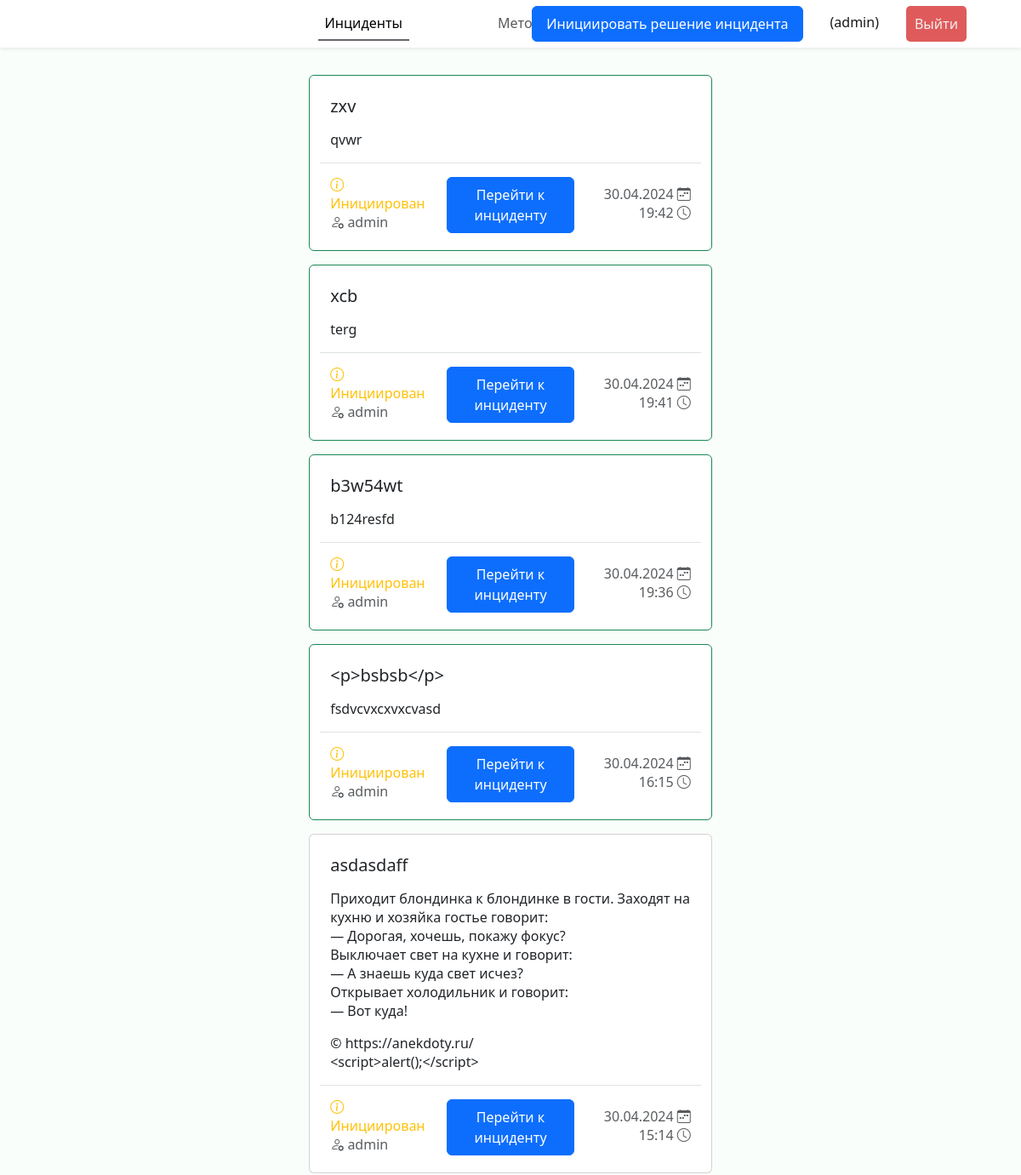
Page /incidents (signed in, upper part) on the earlier database version.
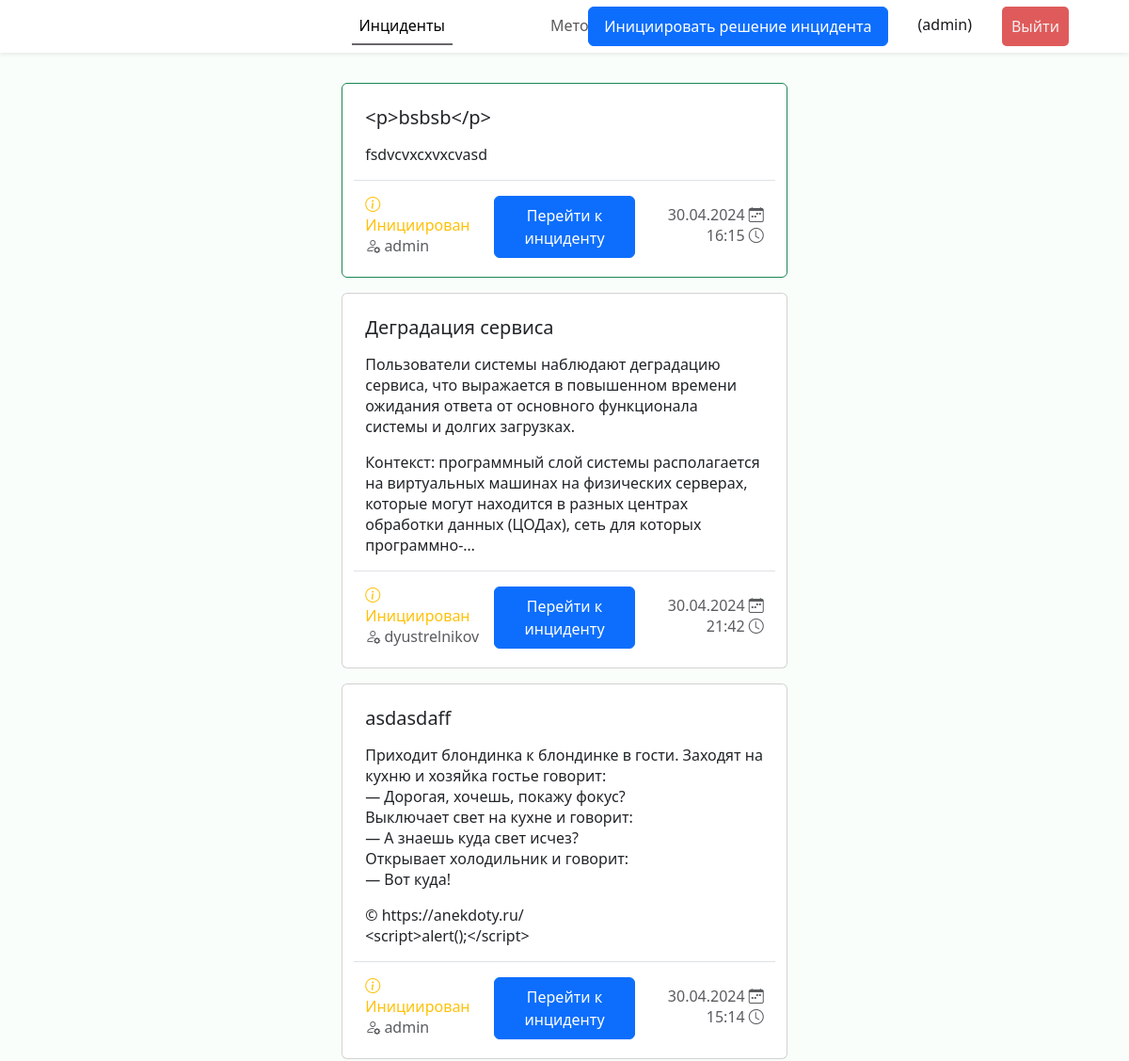
Same page on the later database version.
### incidents/models.py (models this page shows, shortened)
class Incident(models.Model):
    name = models.CharField("Название", max_length=100)
    description = models.TextField("Описание")
    created_at = models.DateTimeField("Создан")
    results = models.JSONField("Результаты", null=True, blank=True)
    creator = models.ForeignKey(Expert, verbose_name="Инициатор", on_delete=models.CASCADE,
                                related_name="authored_incidents")
    status = models.ForeignKey(Status, verbose_name="Статус", on_delete=models.CASCADE)
    criteries = models.ManyToManyField(Criteria, through="IncidentCriteria")
    experts = models.ManyToManyField(Expert, through="IncidentExpert")
    class Meta:
        verbose_name = "Инцидент"
        verbose_name_plural = "Инциденты"

class Status(models.Model):
    name = models.CharField("Наименование", max_length=100)
    def __str__(self) -> str:
        return self.name
    class Meta:
        verbose_name = "Статус"
        verbose_name_plural = "Статусы"

class Expert(models.Model):
    user = models.OneToOneField(User, verbose_name="Пользователь", on_delete=models.CASCADE)
    class Meta:
        verbose_name = "Эксперт"
        verbose_name_plural = "Эксперты"

### incidents/views.py (the view)
# urls.py: path("incidents", views.incidents_list, name="incidents"),
@login_required(login_url='login')
def incidents_list(request) -> HttpResponse:
    incidents = Incident.objects.all().annotate(
        is_expert=Count(Case(When(experts__user=request.user, then=1)))
    ).order_by('-is_expert', 'status', '-created_at')
    return render(request, "incidents/incidents.html", {"incidents": incidents})

### incidents/templates/incidents/incidents.html (shortened to what this page needs)
{% extends 'incidents/base.html' %}
{% load static %}
{% block links %}
<link rel="stylesheet" href="{% static 'incidents/css/style.css' %}">
{% endblock %}
{% block header %}
<header class="header fixed-top shadow-sm d-flex">
    <nav class="navbar navbar-expand-lg w-100">
        <div class="collapse navbar-collapse justify-content-center" id="navbarNav">
        <ul class="navbar-nav ">
            <li class="nav-item px-5"><a class="nav-link active" href="{% url 'incidents' %}">Инциденты</a></li>
            <li class="nav-item px-5"><a class="nav-link" href="{% url 'methods' %}">Методы</a></li>
            <li class="nav-item px-5"><a class="nav-link" href="{% url 'examples' %}">Примеры</a></li>
        </ul>
        </div>
        <ul class="navbar-nav position-fixed end-0 me-5 align-items-center">
            <li class="nav-item px-3">
                <a href="{% url 'incident_create' %}" class="btn-create btn btn-primary p-3 py-2">Инициировать решение инцидента</a>
            </li>
            <li class="nav-item px-3 text-end mb-1">
                <div class="username">({{ request.user.get_username }})</div>
            </li>
            <li class="nav-item px-3">
                <form action="{% url 'logout' %}" method="POST">
                    <button class="logout-btn" type="submit">Выйти</button>
                </form>
            </li>
          </ul>
    </nav>
</header>
{% endblock %}
{% block content %}
<div class="cards d-flex p-2 flex-column align-items-center">
    {% for incident in incidents %}
    <div class="card mb-3 {% if incident.is_expert == 1 %}border-success{% endif %}">
        <div class="card-body m-2 mb-1">
          <h5 class="card-title">{{ incident.name|truncatechars:120 }}</h5>
          <p class="card-text">{{ incident.description|linebreaks|truncatechars:360 }}</p>
          <div class="row justify-content-between align-items-center pt-3 border-top">
            <div class="col">
                <p class="card-subtitle text-warning mb-1"><i class="bi bi-info-circle"></i> {{ incident.status }}</p>
                <p class="card-subtitle text-muted"><i class="bi bi-person-gear"></i> {{ incident.creator.user.get_username  }}</p>
            </div>
            <a href="{% url 'incident' incident.id %}" class="col-4 btn btn-primary px-3 py-2">Перейти к инциденту</a>
            <div class="col">
                <p class="card-subtitle text-muted text-end mb-1">{{ incident.created_at|date:'d.m.Y' }} <i class="bi bi-calendar-week"></i></p>
                <p class="card-subtitle text-muted text-end">{{ incident.created_at|time }} <i class="bi bi-clock"></i></p>
            </div>
          </div>
        </div>
      </div>
    {% endfor %}
</div>
{% endblock %}

Differences in the rows shown:
removed Incident: name "zxv", description "qvwr", status "Инициирован", creator.user.get_username "admin", created_at "30.04.2024", created_at "19:42"
removed Incident: name "xcb", description "terg", status "Инициирован", creator.user.get_username "admin", created_at "30.04.2024", created_at "19:41"
removed Incident: name "b3w54wt", description "b124resfd", status "Инициирован", creator.user.get_username "admin", created_at "30.04.2024", created_at "19:36"
added Incident: name "Деградация сервиса", description "Пользователи системы наблюдают деградацию сервиса, что выражается в повышенном времени ожидания ответа от основного функционала системы и долгих загрузках. Контекст: программный слой системы располагается на виртуальных машинах на физических серверах, которые могут находится в разных центрах обработки данных (ЦОДах), сеть для которых программно-…", status "Инициирован", creator.user.get_username "dyustrelnikov", created_at "30.04.2024", created_at "21:42"
